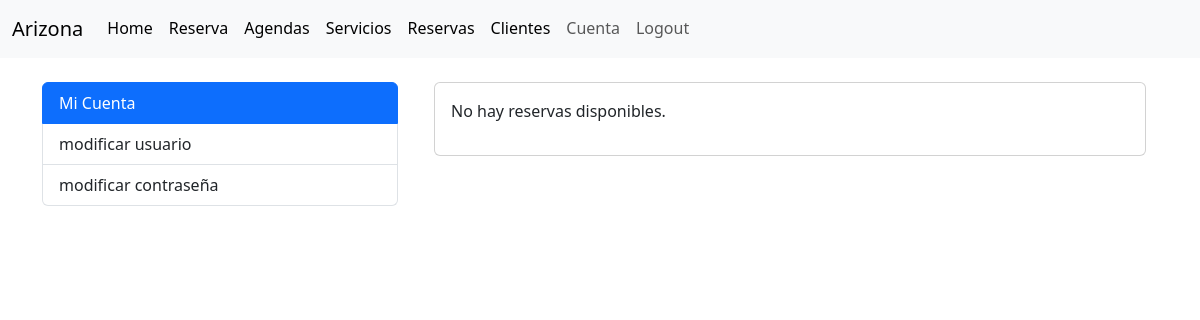
The page /cliente/reservas_user/ (signed in) on the database as committed earlier.
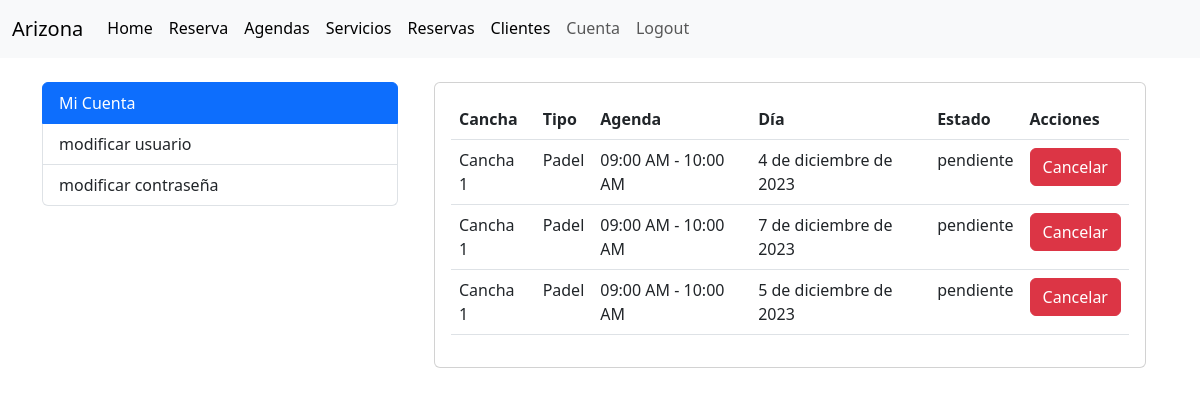
The same page on the database as committed later.
### cliente/models.py (models this page shows, shortened)
class Reserva(models.Model):
    cliente = models.ForeignKey(Cliente, on_delete=models.CASCADE)
    agenda = models.ForeignKey(Agenda, on_delete=models.CASCADE)
    dia = models.DateField()
    ESTADO_CHOICES = [
        ('disponible', 'Disponible'),
        ('pendiente', 'Pendiente'),
        ('finalizada', 'Finalizada'),
    ]
    estado = models.CharField(max_length=20, choices=ESTADO_CHOICES, default='disponible')
    class Meta:
        unique_together = ('agenda', 'cliente', 'dia')

### servicio/models.py (models this page shows, shortened)
class Agenda(models.Model):
    cancha = models.ForeignKey(Cancha, on_delete=models.CASCADE)
    horario = models.ForeignKey(Horario, on_delete=models.CASCADE)
    disponible = models.BooleanField(default=True)
    class Meta:
        verbose_name = _('Agenda')
        verbose_name_plural = _('Agendas')
        unique_together = ('cancha', 'horario')

class Cancha(models.Model):
    NUMERACION_CHOICES = [
        ('1', 'Cancha 1'),
        ('2', 'Cancha 2'),
        ('3', 'Cancha 3'),
        ('4', 'Cancha 4'),
        ('5', 'Cancha 5'),
        ('6', 'Cancha 6'),
        ('7', 'Cancha 7'),
        ('8', 'Cancha 8'),
    ]
    numeracion = models.CharField(max_length=10, choices=NUMERACION_CHOICES)
    tipo = models.ForeignKey(TipoCancha, on_delete=models.CASCADE, related_name='canchas')
    def __str__(self):
        return f'Cancha {self.numeracion}'
    class Meta:
        verbose_name = _('Cancha')
        verbose_name_plural = _('Canchas')

class TipoCancha(models.Model):
    nombre = models.CharField(max_length=50)
    precio = models.DecimalField(max_digits=8, decimal_places=0)
    descripcion = models.TextField()
    def __str__(self):
        return self.nombre
    class Meta:
        verbose_name = _('Tipo de Cancha')
        verbose_name_plural = _('Tipos de Canchas')

class Horario(models.Model):
    AM = 'AM'
    PM = 'PM'
    MERIDIEM_CHOICES = [
        (AM, 'AM'),
        (PM, 'PM'),
    ]
    hora_inicio = models.TimeField()
    hora_fin = models.TimeField()
    meridiem = models.CharField(max_length=2, choices=MERIDIEM_CHOICES, default=PM)
    def __str__(self):
        return f'{self.hora_inicio.strftime("%I:%M %p")} - {self.hora_fin.strftime("%I:%M %p")}'

### cliente/views.py (the view)
# urls.py: path('reservas_user/', views.listar_reservas_usuario, name='listar_reservas_usuario'),
def listar_reservas_usuario(request):
    try:
        cliente = request.user.cliente
    except Cliente.DoesNotExist:
        messages.warning(request, 'Necesitas crear un Cliente para acceder a esta página')
        return redirect(reverse('cliente:cliente_create'))
    reservas_pendientes_finalizadas = Reserva.objects.filter(cliente=cliente, estado__in=['pendiente', 'finalizada'])
    return render(request, 'reserva/reservas_usuario.html', {'reservas': reservas_pendientes_finalizadas})

### cliente/templates/reserva/reservas_usuario.html (shortened to what this page needs)
{% extends "accounts/index.html" %}
{% block accounts_container %}
<div class="container">
  <div class="card">
    <div class="card-body">
      {% if reservas %}
      <table class="table reserva-table">
        <thead>
          <tr>
            <th>Cancha</th>
            <th>Tipo</th>
            <th>Agenda</th>
            <th>Día</th>
            <th>Estado</th>
            <th>Acciones</th>
          </tr>
        </thead>
        <tbody>
          {% for reserva in reservas %}
          <tr >
            <td>{{ reserva.agenda.cancha }}</td>
            <td>{{ reserva.agenda.cancha.tipo }}</td>
            <td>{{ reserva.agenda.horario }}</td>
            <td>{{ reserva.dia }}</td>
            <td>{{ reserva.estado }}</td>
            <td>
              <form method="post" action="{% url 'cliente:eliminar_reserva' reserva.id %}">
                <button type="submit" class="btn btn-danger" onclick="return confirm('¿Estás seguro que deseas cancelar esta reserva?')">Cancelar</button>
              </form>
            </td>
          </tr>
          {% empty %}
          <tr>
            <td colspan="5">No hay reservas disponibles.</td>
          </tr>
          {% endfor %}
        </tbody>
      </table>
      {% else %}
      <p>No hay reservas disponibles.</p>
      {% endif %}
    </div>
  </div>
</div>
{% endblock %}

Rows that differ between the two databases and show on the page:
added Reserva: agenda.cancha "Cancha 1", agenda.cancha.tipo "Padel", agenda.horario "09:00 AM - 10:00 AM", dia "4 de diciembre de 2023", estado "pendiente"
added Reserva: agenda.cancha "Cancha 1", agenda.cancha.tipo "Padel", agenda.horario "09:00 AM - 10:00 AM", dia "7 de diciembre de 2023", estado "pendiente"
added Reserva: agenda.cancha "Cancha 1", agenda.cancha.tipo "Padel", agenda.horario "09:00 AM - 10:00 AM", dia "5 de diciembre de 2023", estado "pendiente"
Other text that changed with them:
text no longer shown: "No hay reservas disponibles."
text now shown: "Cancha Tipo Agenda Día Estado Acciones"
